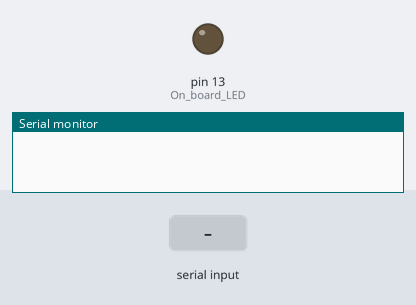
A sketch run on a simulated Arduino Uno, built with avr-gcc and run on an emulated ATmega328P. Parts: output pins drawn as LEDs (lit = HIGH), the last lines printed to the serial monitor. The test bench sets the inputs (shaded band).

Above: at 1.2 s.
1.3 s: "on\n" received over Serial
At 2.4 s:
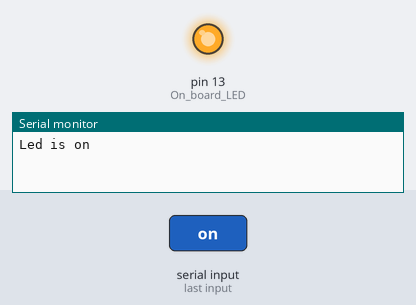
2.8 s: "off\n" received over Serial
At 3.6 s:
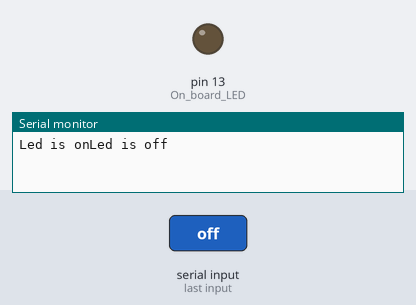
Timing chart, 0 to 5.8 s (numbered marks = the images above; inputs shaded):
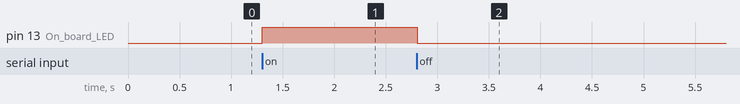

The sketch:

arduino2Way.ino
```cpp
bool twoway = true;
void setup() {
  // put your setup code here, to run once:
  Serial.begin(9600);
  Serial.setTimeout(10);
  pinMode(LED_BUILTIN, OUTPUT); // On board LED
}

void loop() {
  // put your main code here, to run repeatedly:
  if (Serial.available() > 0) {
    String str = Serial.readStringUntil('\n');
    if (str == "on") {
      digitalWrite(LED_BUILTIN, HIGH);
      if (twoway) Serial.write("Led is on");
    }
    if (str == "off") {
      digitalWrite(LED_BUILTIN, LOW);
      if (twoway) Serial.write("Led is off");
    }
  }
}
```

Measured:
- after the input at 1.3 s, pin 13 (On_board_LED): LOW → HIGH at once
- after the input at 2.8 s, pin 13 (On_board_LED): HIGH → LOW at once
